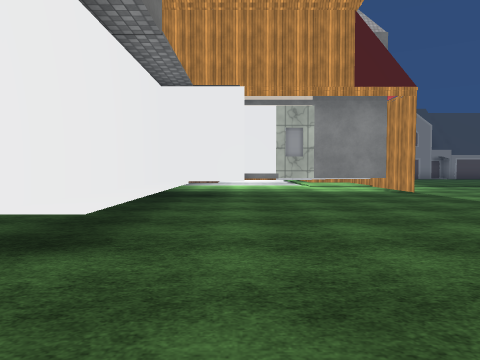
view 1 (above)

24 first-person views from a walk through a 3-D level made in the Unity game engine. The camera is 1.3 m above the floor, tilts 2° down and sees 70° across. Doors are open. The floor is counted in squares, 2 m on a side. Each view is taken from the middle of a square. On the plan, view 1 faces up. The plan holds only what a view shows up to about 10 squares ahead; the rest is blank. The place goes on beyond the plan. The player is left out. Some surface patterns are stand-ins.

view 2
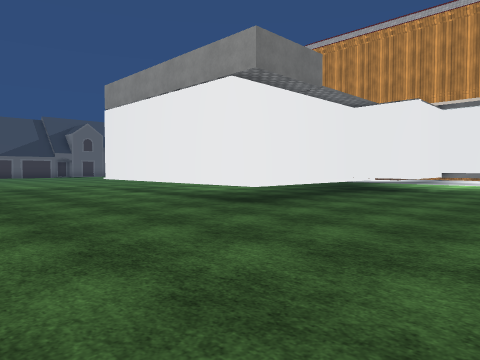

view 3
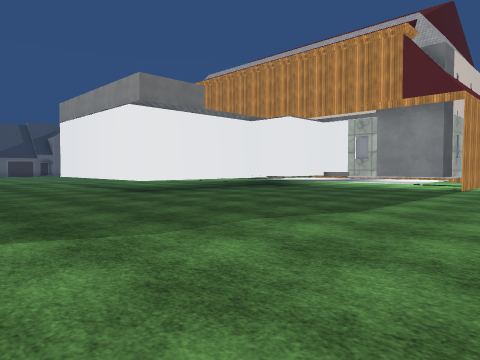

view 4
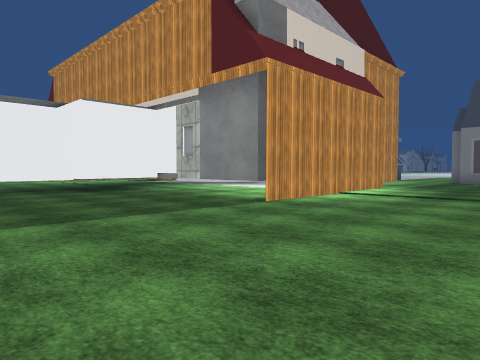

view 5
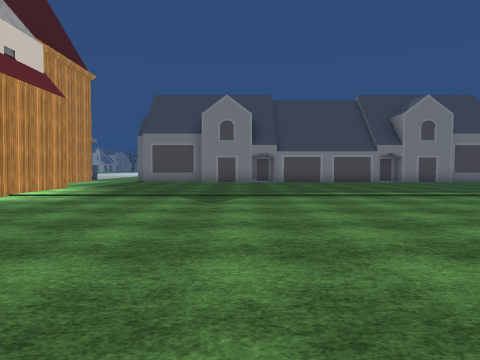

view 6
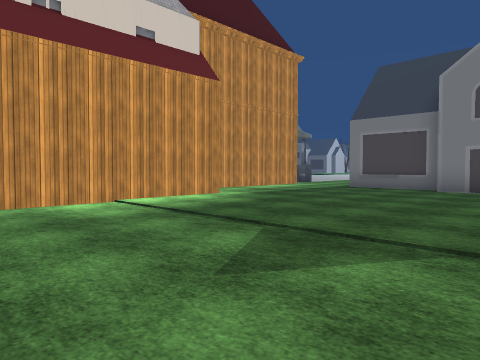

view 7
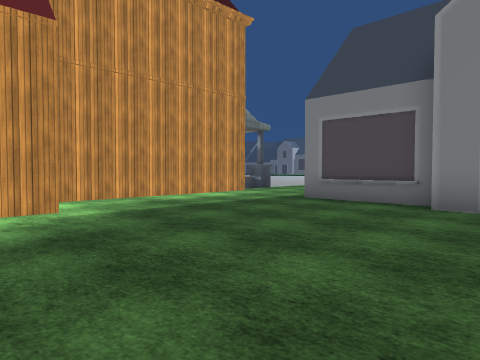

view 8
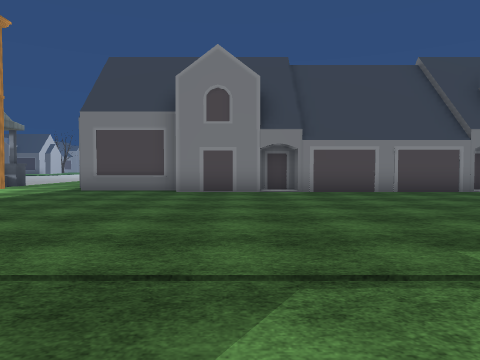

view 9
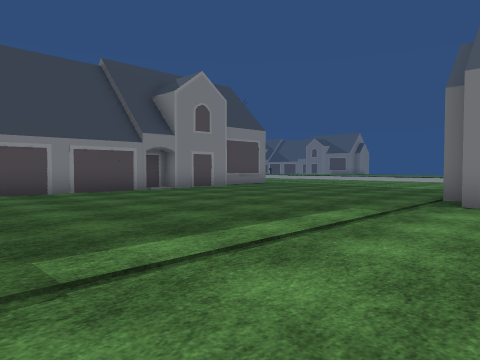

view 10
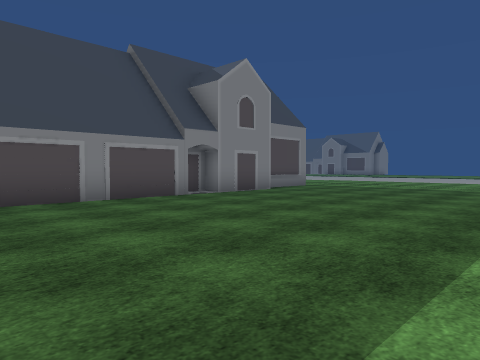

view 11
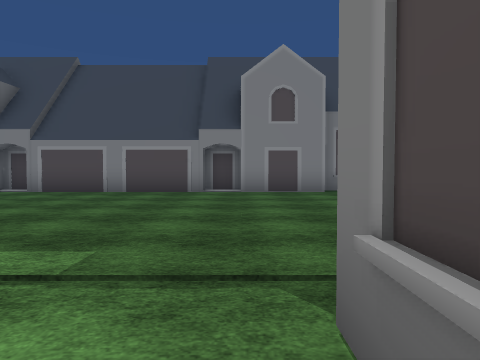

view 12
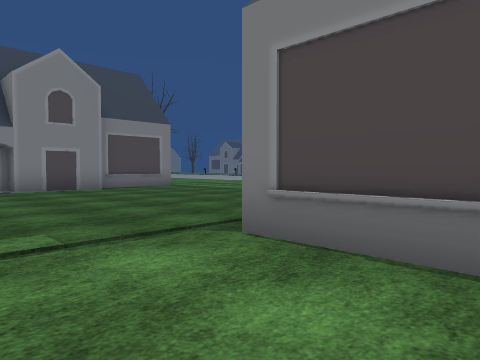

view 13
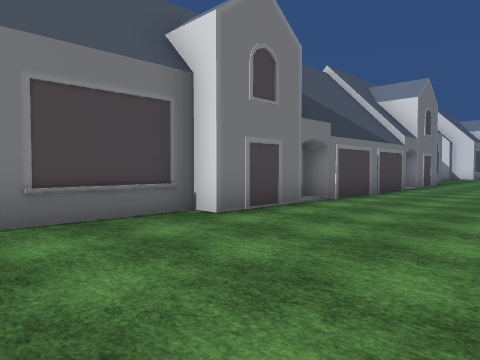

view 14
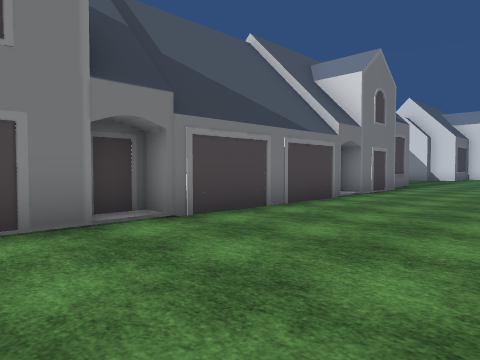

view 15
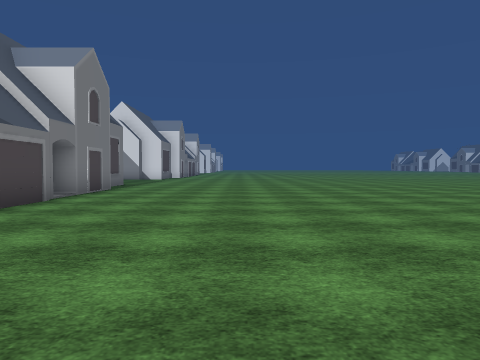

view 16
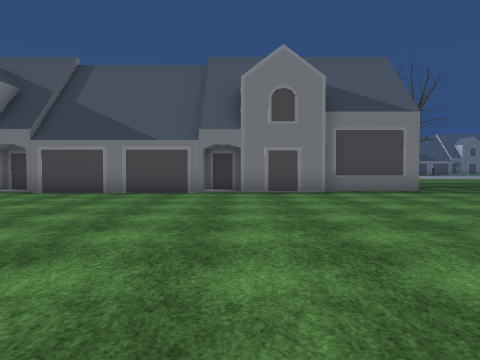

view 17
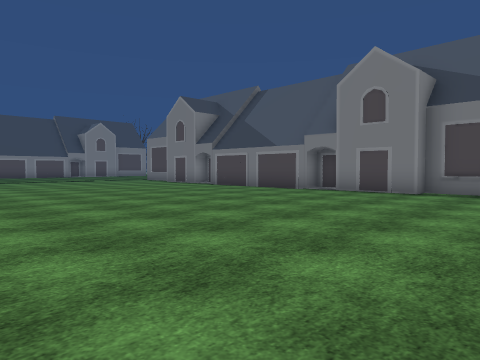

view 18
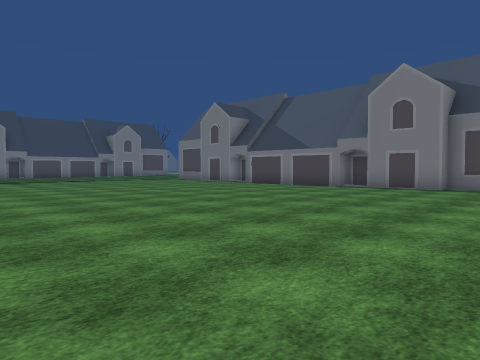

view 19
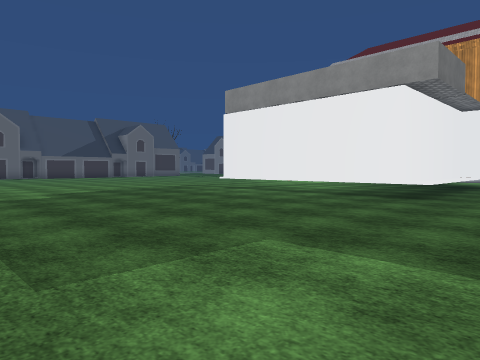

view 20
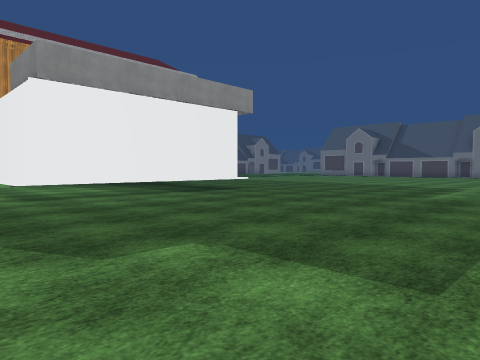

view 21
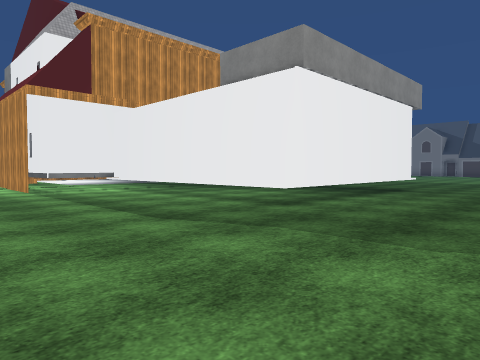

view 22
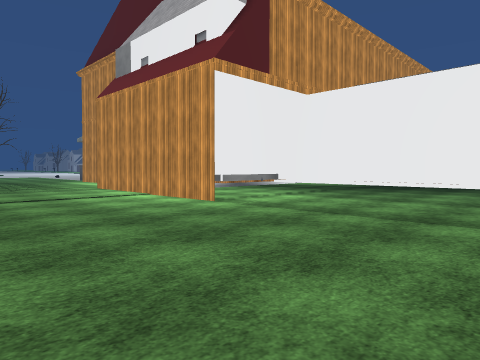

view 23
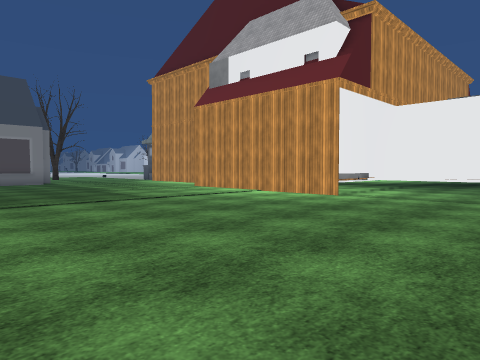

view 24
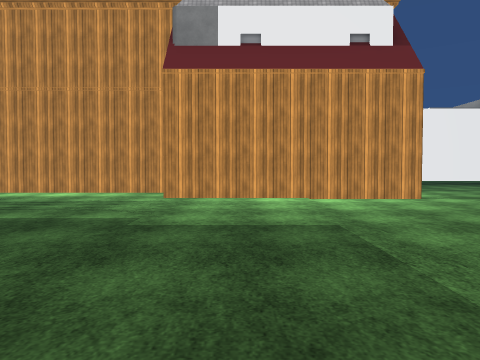

### Floor plan
Points are (right, up) in squares from view 1. A wall is a line through its corners. A room is listed if a view was taken in it or the views show most of it. See-through windows are left out.
Room 1 (views 1, 2, 3, 4, 5, 6, 7, 8, 9, 10, 11, 12, 13, 14, 15, 16, 17, 18, 19, 20, 21, 22, 23, 24)
walls: (-1.1, 2.4) (-7.4, 2.4); (4.1, 9.5) (0, 9.5) (0, 7.3) (-1.7, 7.3) (-1.7, 2.4); (-7.2, 2.4) (-7.2, 9.5); (-8.5, 9.5) (-9, 9.5); (-9.6, 9) (-9.6, 10.6); (4.6, 14.7) (4.6, 9) (4.6, 10); (-9.6, 12.4) (-9.6, 14.8); (-8, 15.4) (-8, 18.5); (3, 20.2) (3, 15.1); (8.2, 19.4) (5.6, 19.4); (10.6, 18.8) (8.2, 18.8); (16.8, 6.4) (16.8, 8.6) (17.4, 8.6) (17.4, 11.4); (16.8, 0.9) (16.8, 5.5) (17.4, 5.5) (17.4, 6.5); (17.4, 0) (17.4, 0.9); (18.5, 11.5) (18.5, 12); (16.1, 18.8) (11.5, 18.8) (11.5, 19.4) (10.5, 19.4); (17.4, -5) (17.4, -2.2) (16.8, -2.2) (16.8, 0); (17, 19.4) (16.1, 19.4); (19.2, 18.8) (17, 18.8)
low walls: (-0.5, 8.6) (-0.5, 7.5) (-1.1, 7.5) (-1.1, 2.4); (-7.4, 2.4) (-7.4, 9.4)

Where each view was taken, in squares from view 1:
view 1: 0 up, 0 right, facing up
view 2: 2 down, 3 right, facing up-left
view 3: 2 down, 7 right, facing up-left
view 4: 4 up, 9 right, facing up-left
view 5: 4 up, 10 right, facing up
view 6: 9 up, 11 right, facing up-left
view 7: 13 up, 10 right, facing up-left
view 8: 10 up, 10 right, facing up
view 9: 10 up, 11 right, facing up-right
view 10: 12 up, 11 right, facing up-right
view 11: 10 up, 17 right, facing up
view 12: 9 up, 15 right, facing up-right
view 13: 12 up, 13 right, facing down-right
view 14: 8 up, 13 right, facing down-right
view 15: 8 up, 13 right, facing down
view 16: 0 up, 8 right, facing right
view 17: 5 down, 8 right, facing up-right
view 18: 5 down, 6 right, facing up-right
view 19: 5 down, 1 right, facing up-left
view 20: 5 down, 9 left, facing up-right
view 21: 1 down, 12 left, facing up-right
view 22: 4 up, 14 left, facing up-right
view 23: 5 up, 17 left, facing up-right
view 24: 13 up, 17 left, facing right
